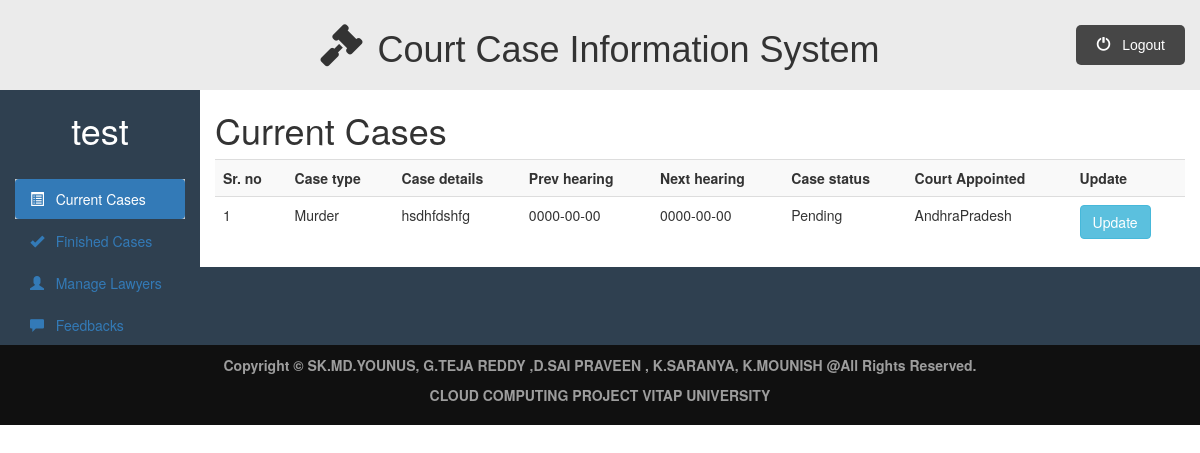
Page /admin_dashboard.php?id=1 (signed in) on the committed database.
### tables this page shows
CREATE TABLE `cases` (
  `case_id` int(11) NOT NULL,
  `case_type` varchar(50) NOT NULL,
  `case_details` varchar(200) NOT NULL,
  `next_hearing_date` date NOT NULL,
  `prev_hearing_date` date NOT NULL,
  `case_status` varchar(50) NOT NULL,
  `court_name` varchar(50) NOT NULL,
  `lawyer_id_assigned` int(11) NOT NULL,
  `lawyer_status` varchar(20) NOT NULL,
  `clientforcase_id` int(11) NOT NULL
);

### admin/currentcases.php (the view, shortened to what this page needs)
<div class="container-fluid">
    <div class="row">
        <div class="col-sm-2">
            <h1>
                <?php echo $_SESSION["admin_name"]; ?>
            </h1>
            <br>
            <ul id="side_menu" class="nav nav-pills nav-stacked">
                <li class="active">
                    <a href="admin_dashboard.php">
                        <span class="glyphicon glyphicon-list-alt"></span>
                        &nbsp; Current Cases
                     </a>
                </li>
                <li class="">
                    <a href="admin_dashboard.php?q=finishedcases">
                        <span class="glyphicon glyphicon-ok"></span>
                        &nbsp; Finished Cases
                    </a>
                </li>
                <li class="">
                    <a href="admin_dashboard.php?q=managelawyers">
                        <span class="glyphicon glyphicon-user"></span>
                        &nbsp; Manage Lawyers
                    </a>
                </li>
                <li class="">
                    <a href="admin_dashboard.php?q=feedbacks">
                        <span class="glyphicon glyphicon-comment"></span>
                        &nbsp; Feedbacks
                    </a>
                </li>
            </ul>
       </div>
       <div class="col-sm-10">
            <h1>Current Cases</h1>
            <div class="table-responsive">
                <table class="table table-striped table-hover">
                    <tr>
                        <th>Sr. no</th>
                        <th>Case type</th>
                        <th>Case details</th>
                        <th>Prev hearing</th>
                        <th>Next hearing</th>
                        <th>Case status</th>
                        <th>Court Appointed</th>
                        <th>Update</th>
                    </tr>
                        <?php
                            require_once("includes/db.php");
                            if ($con) {
                                $x=1;
                                $stmt = $con->prepare("
                                SELECT case_id, case_type, case_details, next_hearing_date, prev_hearing_date, court_name
                                FROM cases WHERE case_status = ?");
                                $status = "pending";
                                $stmt->bind_param('s', $status);
                                $stmt->execute();
                                $stmt->store_result();
                                $stmt->bind_result($case_id, $case_type,
                                $case_details, $next_hearing_date,
                                $prev_hearing_date, $court_name);
                                while ($stmt->fetch()) {
                                    echo "
                                    <tr>
                                        <td> {$x} </td>
                                        <td> {$case_type} </td>
                                        <td> {$case_details} </td>
                                        <td> {$prev_hearing_date} </td>
                                        <td> {$next_hearing_date} </td>
                                        <td> Pending </td>
                                        <td> {$court_name} </td>
                                        <td><a class='btn btn-info' href='admin_dashboard.php?q=updatecase&id={$case_id}'> Update </button> </td>
                                    </tr>
                                    ";
                                    $x++;
                                }
                            }
                            else{
                                echo "Server Prob";
                            }
                        ?>
                </table>
            </div>
       </div>
   </div>
</div>

### public/css/style.css (style rules this page uses)
* { padding: 0%; margin: 0%; box-sizing: border-box; }
html { scroll-behavior: smooth; }
ul { list-style-type: none; }
.active, .accordion:hover { background-color: #ccc; }

### public/css/dashboard.css (style rules this page uses)
.row { background-color: #2f4050; }
.col-sm-10 { background-color: #fff; }
.col-sm-2 h1 { color: #fff; text-align:center; }

### rows in the picture
cases: case_type "Murder", case_details "hsdhfdshfg", prev_hearing_date "0000-00-00", next_hearing_date "0000-00-00", court_name "AndhraPradesh"

### other values in the picture
$_SESSION["admin_name"] "test"
